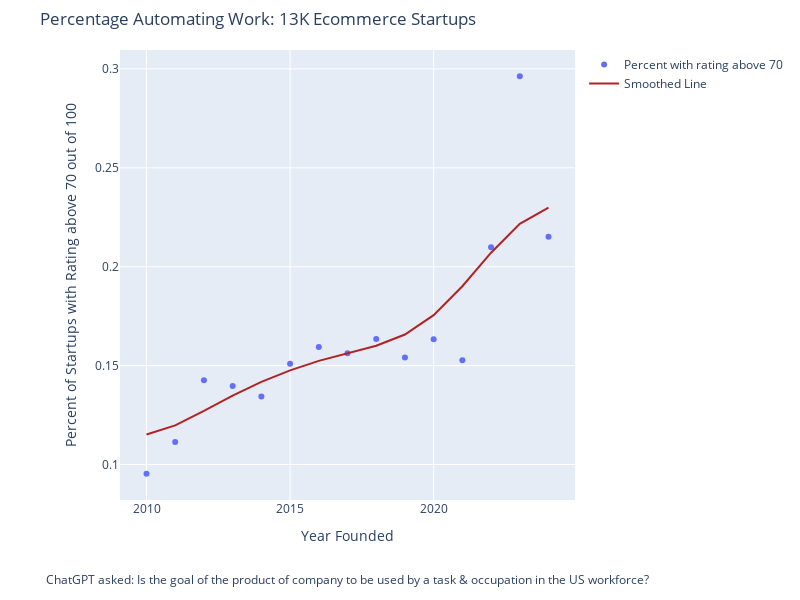

The code cell stored with this chart in its notebook:
### Code cell
# Apply Gaussian smoothing
smoothed_ratings = gaussian_filter1d(grouped["percent of startups with rating above 70"], sigma=2)

# Create the figure
fig = go.Figure()

# Add the scatter plot
fig.add_trace(go.Scatter(
    x=grouped["year"], 
    y=grouped["percent of startups with rating above 70"], 
    mode='markers', 
    name='Percent with rating above 70'
))

# Add the smooth line
fig.add_trace(go.Scatter(
    x=grouped["year"], 
    y=smoothed_ratings, 
    mode='lines', 
    name='Smoothed Line',
    line=dict(color='firebrick', width=2)
))

# Update layout with titles and dimensions
fig.update_layout(
    title="Percentage Automating Work: 13K Ecommerce Startups",
    xaxis_title="Year Founded",
    yaxis_title="Percent of Startups with Rating above 70 out of 100",
    width=800,
    height=600,
    margin=dict(l=120, r=120, t=50, b=100) 
)

# Add the annotation for the caption
fig.add_annotation(
    text="ChatGPT asked: Is the goal of the product of company to be used by a task & occupation in the US workforce?",
    xref="paper", yref="paper",
    x=0.5, y=-0.2,
    showarrow=False,
    font=dict(size=12),
    xanchor='center'
)

# Show the plot
fig.show()
pio.write_image(fig, '../output/percentage_automation_rating_over_years.png')

### Figure 1 — Plotly figure (JSON) as saved in the notebook; plotly's stock layout.template omitted (floating-point values rounded to 4 significant figures)
{"data": [{"mode": "markers", "name": "Percent with rating above 70", "type": "scatter", "x": [2010, 2011, 2012, 2013, 2014, 2015, 2016, 2017, 2018, 2019, 2020, 2021, 2022, 2023, 2024], "y": [0.09534, 0.1114, 0.1426, 0.1397, 0.1344, 0.1509, 0.1595, 0.1562, 0.1635, 0.1542, 0.1633, 0.1528, 0.2098, 0.2963, 0.2152]}, {"line": {"color": "firebrick", "width": 2}, "mode": "lines", "name": "Smoothed Line", "type": "scatter", "x": [2010, 2011, 2012, 2013, 2014, 2015, 2016, 2017, 2018, 2019, 2020, 2021, 2022, 2023, 2024], "y": [0.1152, 0.1198, 0.1271, 0.1349, 0.1418, 0.1476, 0.1524, 0.1563, 0.16, 0.1657, 0.1755, 0.1902, 0.2071, 0.2217, 0.2299]}], "layout": {"annotations": [{"font": {"size": 12}, "showarrow": false, "text": "ChatGPT asked: Is the goal of the product of company to be used by a task & occupation in the US workforce?", "x": 0.5, "xanchor": "center", "xref": "paper", "y": -0.2, "yref": "paper"}], "height": 600, "margin": {"b": 100, "l": 120, "r": 120, "t": 50}, "title": {"text": "Percentage Automating Work: 13K Ecommerce Startups"}, "width": 800, "xaxis": {"autorange": true, "range": [2009.0, 2025.0], "title": {"text": "Year Founded"}, "type": "linear"}, "yaxis": {"autorange": true, "range": [0.08207, 0.3096], "title": {"text": "Percent of Startups with Rating above 70 out of 100"}, "type": "linear"}}}
